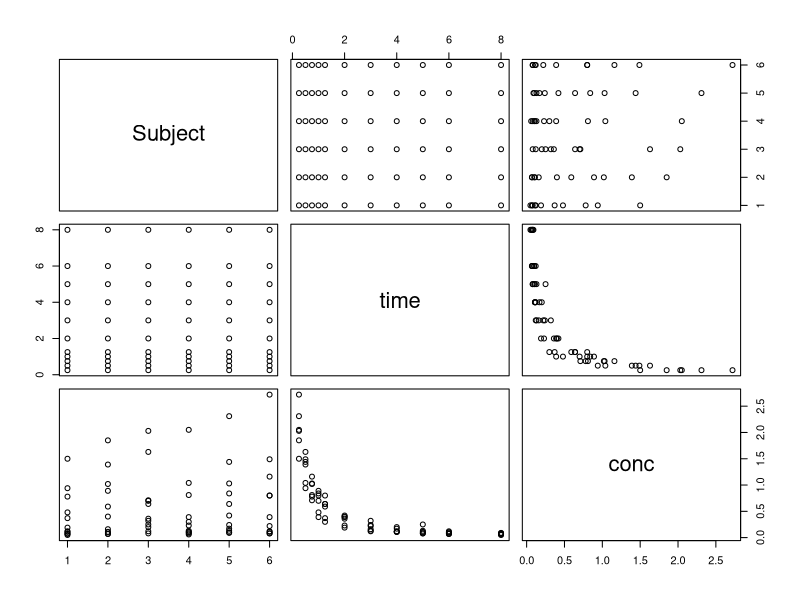

Source code (R):
## ---- chunk 1
knitr::include_graphics('http://thebustalab.github.io/phylochemistry/figures/rstudio_components.png', dpi = NA)
## ---- chunk 2
head(Indometh)
## ---- chunk 3
plot(Indometh)
## ---- chunk 4
install.packages("tidyverse", repos = "http://cran.us.r-project.org")
## ---- chunk 5
library(tidyverse)
